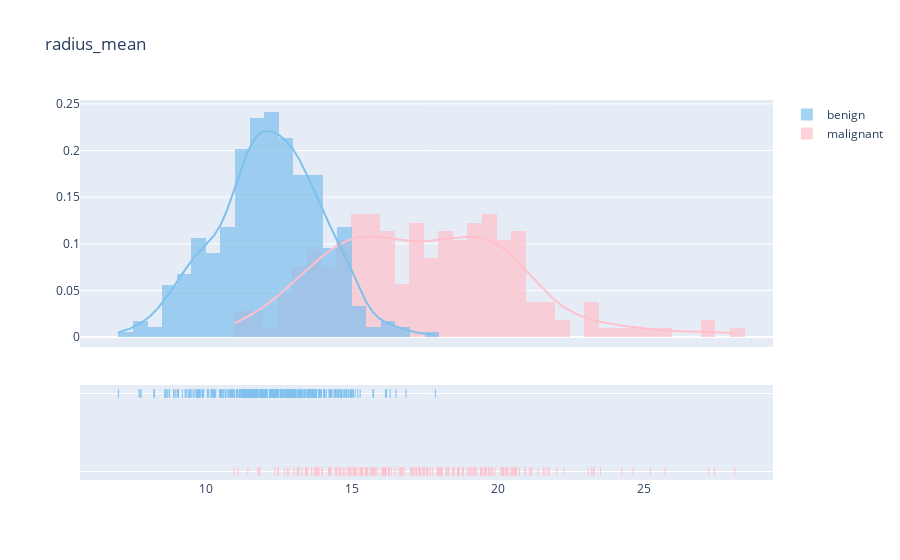
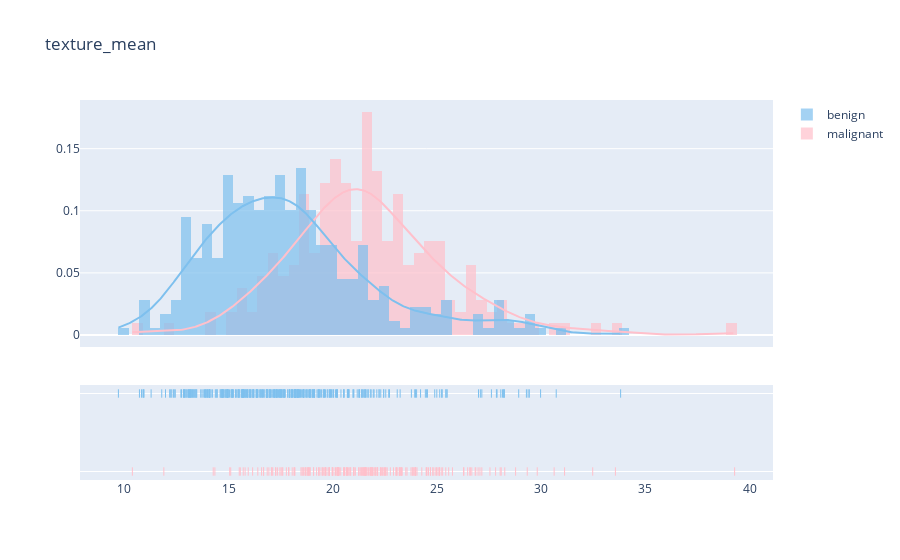
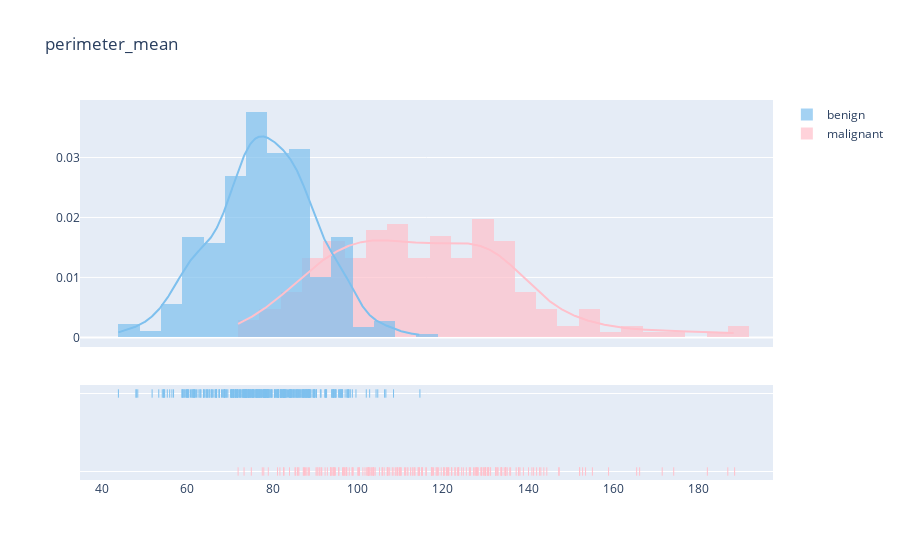
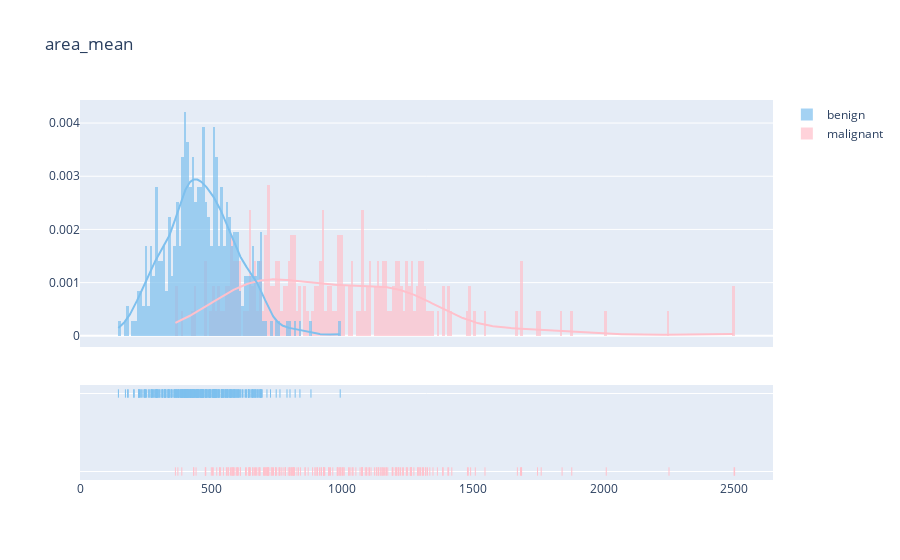

The notebook cell saved with these charts, in order:
### Code cell
#plot distribution 'mean'
plot_distribution('radius_mean', .5)
plot_distribution('texture_mean', .5)
plot_distribution('perimeter_mean', 5)
plot_distribution('area_mean', 10)

### Figure 1 — Plotly figure (JSON) as saved in the notebook; plotly's stock layout.template omitted (floating-point values rounded to 4 significant figures; data arrays with more than 128 entries replaced by an {"elided": "..."} marker saying what was removed)
{"data": [{"autobinx": false, "histnorm": "probability density", "legendgroup": "malignant", "marker": {"color": "#FFC0CB"}, "name": "malignant", "opacity": 0.7, "type": "histogram", "x": {"elided": "212 float values"}, "xaxis": "x", "xbins": {"end": 28.11, "size": 0.5, "start": 10.95}, "yaxis": "y"}, {"autobinx": false, "histnorm": "probability density", "legendgroup": "benign", "marker": {"color": "#7EC0EE"}, "name": "benign", "opacity": 0.7, "type": "histogram", "x": {"elided": "357 float values"}, "xaxis": "x", "xbins": {"end": 17.85, "size": 0.5, "start": 6.981}, "yaxis": "y"}, {"legendgroup": "malignant", "marker": {"color": "#FFC0CB"}, "mode": "lines", "name": "malignant", "showlegend": false, "type": "scatter", "x": {"elided": "500 float values"}, "xaxis": "x", "y": {"elided": "500 float values"}, "yaxis": "y"}, {"legendgroup": "benign", "marker": {"color": "#7EC0EE"}, "mode": "lines", "name": "benign", "showlegend": false, "type": "scatter", "x": {"elided": "500 float values"}, "xaxis": "x", "y": {"elided": "500 float values"}, "yaxis": "y"}, {"legendgroup": "malignant", "marker": {"color": "#FFC0CB", "symbol": "line-ns-open"}, "mode": "markers", "name": "malignant", "showlegend": false, "type": "scatter", "x": {"elided": "212 float values"}, "xaxis": "x", "y": {"elided": "212 str values"}, "yaxis": "y2"}, {"legendgroup": "benign", "marker": {"color": "#7EC0EE", "symbol": "line-ns-open"}, "mode": "markers", "name": "benign", "showlegend": false, "type": "scatter", "x": {"elided": "357 float values"}, "xaxis": "x", "y": {"elided": "357 str values"}, "yaxis": "y2"}], "layout": {"barmode": "overlay", "hovermode": "closest", "legend": {"traceorder": "reversed"}, "title": {"text": "radius_mean"}, "xaxis": {"anchor": "y2", "domain": [0, 1], "zeroline": false}, "yaxis": {"anchor": "free", "domain": [0.35, 1], "position": 0}, "yaxis2": {"anchor": "x", "domain": [0, 0.25], "dtick": 1, "showticklabels": false}}}

### Figure 2 — Plotly figure (JSON) as saved in the notebook; plotly's stock layout.template omitted (floating-point values rounded to 4 significant figures; data arrays with more than 128 entries replaced by an {"elided": "..."} marker saying what was removed)
{"data": [{"autobinx": false, "histnorm": "probability density", "legendgroup": "malignant", "marker": {"color": "#FFC0CB"}, "name": "malignant", "opacity": 0.7, "type": "histogram", "x": {"elided": "212 float values"}, "xaxis": "x", "xbins": {"end": 39.28, "size": 0.5, "start": 10.38}, "yaxis": "y"}, {"autobinx": false, "histnorm": "probability density", "legendgroup": "benign", "marker": {"color": "#7EC0EE"}, "name": "benign", "opacity": 0.7, "type": "histogram", "x": {"elided": "357 float values"}, "xaxis": "x", "xbins": {"end": 33.81, "size": 0.5, "start": 9.71}, "yaxis": "y"}, {"legendgroup": "malignant", "marker": {"color": "#FFC0CB"}, "mode": "lines", "name": "malignant", "showlegend": false, "type": "scatter", "x": {"elided": "500 float values"}, "xaxis": "x", "y": {"elided": "500 float values"}, "yaxis": "y"}, {"legendgroup": "benign", "marker": {"color": "#7EC0EE"}, "mode": "lines", "name": "benign", "showlegend": false, "type": "scatter", "x": {"elided": "500 float values"}, "xaxis": "x", "y": {"elided": "500 float values"}, "yaxis": "y"}, {"legendgroup": "malignant", "marker": {"color": "#FFC0CB", "symbol": "line-ns-open"}, "mode": "markers", "name": "malignant", "showlegend": false, "type": "scatter", "x": {"elided": "212 float values"}, "xaxis": "x", "y": {"elided": "212 str values"}, "yaxis": "y2"}, {"legendgroup": "benign", "marker": {"color": "#7EC0EE", "symbol": "line-ns-open"}, "mode": "markers", "name": "benign", "showlegend": false, "type": "scatter", "x": {"elided": "357 float values"}, "xaxis": "x", "y": {"elided": "357 str values"}, "yaxis": "y2"}], "layout": {"barmode": "overlay", "hovermode": "closest", "legend": {"traceorder": "reversed"}, "title": {"text": "texture_mean"}, "xaxis": {"anchor": "y2", "domain": [0, 1], "zeroline": false}, "yaxis": {"anchor": "free", "domain": [0.35, 1], "position": 0}, "yaxis2": {"anchor": "x", "domain": [0, 0.25], "dtick": 1, "showticklabels": false}}}

### Figure 3 — Plotly figure (JSON) as saved in the notebook; plotly's stock layout.template omitted (floating-point values rounded to 4 significant figures; data arrays with more than 128 entries replaced by an {"elided": "..."} marker saying what was removed)
{"data": [{"autobinx": false, "histnorm": "probability density", "legendgroup": "malignant", "marker": {"color": "#FFC0CB"}, "name": "malignant", "opacity": 0.7, "type": "histogram", "x": {"elided": "212 float values"}, "xaxis": "x", "xbins": {"end": 188.5, "size": 5, "start": 71.9}, "yaxis": "y"}, {"autobinx": false, "histnorm": "probability density", "legendgroup": "benign", "marker": {"color": "#7EC0EE"}, "name": "benign", "opacity": 0.7, "type": "histogram", "x": {"elided": "357 float values"}, "xaxis": "x", "xbins": {"end": 114.6, "size": 5, "start": 43.79}, "yaxis": "y"}, {"legendgroup": "malignant", "marker": {"color": "#FFC0CB"}, "mode": "lines", "name": "malignant", "showlegend": false, "type": "scatter", "x": {"elided": "500 float values"}, "xaxis": "x", "y": {"elided": "500 float values"}, "yaxis": "y"}, {"legendgroup": "benign", "marker": {"color": "#7EC0EE"}, "mode": "lines", "name": "benign", "showlegend": false, "type": "scatter", "x": {"elided": "500 float values"}, "xaxis": "x", "y": {"elided": "500 float values"}, "yaxis": "y"}, {"legendgroup": "malignant", "marker": {"color": "#FFC0CB", "symbol": "line-ns-open"}, "mode": "markers", "name": "malignant", "showlegend": false, "type": "scatter", "x": {"elided": "212 float values"}, "xaxis": "x", "y": {"elided": "212 str values"}, "yaxis": "y2"}, {"legendgroup": "benign", "marker": {"color": "#7EC0EE", "symbol": "line-ns-open"}, "mode": "markers", "name": "benign", "showlegend": false, "type": "scatter", "x": {"elided": "357 float values"}, "xaxis": "x", "y": {"elided": "357 str values"}, "yaxis": "y2"}], "layout": {"barmode": "overlay", "hovermode": "closest", "legend": {"traceorder": "reversed"}, "title": {"text": "perimeter_mean"}, "xaxis": {"anchor": "y2", "domain": [0, 1], "zeroline": false}, "yaxis": {"anchor": "free", "domain": [0.35, 1], "position": 0}, "yaxis2": {"anchor": "x", "domain": [0, 0.25], "dtick": 1, "showticklabels": false}}}

### Figure 4 — Plotly figure (JSON) as saved in the notebook; plotly's stock layout.template omitted (floating-point values rounded to 4 significant figures; data arrays with more than 128 entries replaced by an {"elided": "..."} marker saying what was removed)
{"data": [{"autobinx": false, "histnorm": "probability density", "legendgroup": "malignant", "marker": {"color": "#FFC0CB"}, "name": "malignant", "opacity": 0.7, "type": "histogram", "x": {"elided": "212 float values"}, "xaxis": "x", "xbins": {"end": 2501, "size": 10, "start": 361.6}, "yaxis": "y"}, {"autobinx": false, "histnorm": "probability density", "legendgroup": "benign", "marker": {"color": "#7EC0EE"}, "name": "benign", "opacity": 0.7, "type": "histogram", "x": {"elided": "357 float values"}, "xaxis": "x", "xbins": {"end": 992.1, "size": 10, "start": 143.5}, "yaxis": "y"}, {"legendgroup": "malignant", "marker": {"color": "#FFC0CB"}, "mode": "lines", "name": "malignant", "showlegend": false, "type": "scatter", "x": {"elided": "500 float values"}, "xaxis": "x", "y": {"elided": "500 float values"}, "yaxis": "y"}, {"legendgroup": "benign", "marker": {"color": "#7EC0EE"}, "mode": "lines", "name": "benign", "showlegend": false, "type": "scatter", "x": {"elided": "500 float values"}, "xaxis": "x", "y": {"elided": "500 float values"}, "yaxis": "y"}, {"legendgroup": "malignant", "marker": {"color": "#FFC0CB", "symbol": "line-ns-open"}, "mode": "markers", "name": "malignant", "showlegend": false, "type": "scatter", "x": {"elided": "212 float values"}, "xaxis": "x", "y": {"elided": "212 str values"}, "yaxis": "y2"}, {"legendgroup": "benign", "marker": {"color": "#7EC0EE", "symbol": "line-ns-open"}, "mode": "markers", "name": "benign", "showlegend": false, "type": "scatter", "x": {"elided": "357 float values"}, "xaxis": "x", "y": {"elided": "357 str values"}, "yaxis": "y2"}], "layout": {"barmode": "overlay", "hovermode": "closest", "legend": {"traceorder": "reversed"}, "title": {"text": "area_mean"}, "xaxis": {"anchor": "y2", "domain": [0, 1], "zeroline": false}, "yaxis": {"anchor": "free", "domain": [0.35, 1], "position": 0}, "yaxis2": {"anchor": "x", "domain": [0, 0.25], "dtick": 1, "showticklabels": false}}}
